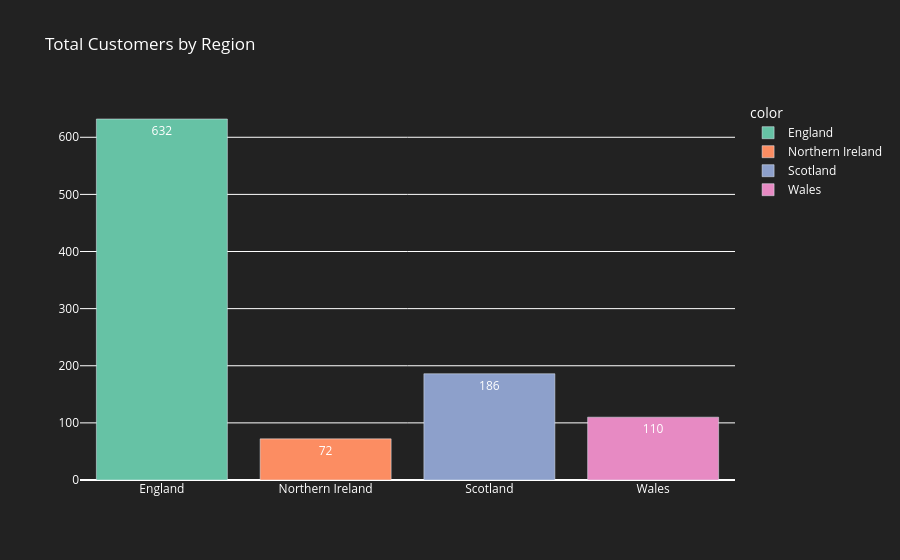

Source (notebook cell):
### Markdown cell above
### Create a Plotly bar chart for total customers by region

### Code cell
region_counts = df_customers['region'].value_counts().sort_index()
fig1 = px.bar(
    x=region_counts.index,
    y=region_counts.values,
    labels={'x': 'Region', 'y': 'Total Customers'},
    title='Total Customers by Region',
    text=region_counts.values,
    color=region_counts.index,
    color_discrete_sequence=px.colors.qualitative.Set2
    )
fig1.update_traces(texttemplate='%{text}', textposition='inside', textfont_color='white')
fig1.update_layout(
    xaxis_title='',
    yaxis_title='',
    uniformtext_minsize=8,
    uniformtext_mode='hide',
    plot_bgcolor='#222',
    paper_bgcolor='#222',
    font_color='white',
    title_font_color='white',
    legend_font_color='white',
    xaxis=dict(tickfont=dict(color='white')),
    yaxis=dict(tickfont=dict(color='white'))
    )
fig1.show()

### Figure 1 — Plotly figure (JSON) as saved in the notebook; plotly's stock layout.template omitted (floating-point values rounded to 4 significant figures)
{"data": [{"hovertemplate": "color=England<br>Region=%{x}<br>Total Customers=%{y}<br>text=%{text}<extra></extra>", "legendgroup": "England", "marker": {"color": "rgb(102,194,165)", "pattern": {"shape": ""}}, "name": "England", "orientation": "v", "showlegend": true, "text": [632.0], "textfont": {"color": "white"}, "textposition": "inside", "texttemplate": "%{text}", "type": "bar", "x": ["England"], "xaxis": "x", "y": [632], "yaxis": "y"}, {"hovertemplate": "color=Northern Ireland<br>Region=%{x}<br>Total Customers=%{y}<br>text=%{text}<extra></extra>", "legendgroup": "Northern Ireland", "marker": {"color": "rgb(252,141,98)", "pattern": {"shape": ""}}, "name": "Northern Ireland", "orientation": "v", "showlegend": true, "text": [72.0], "textfont": {"color": "white"}, "textposition": "inside", "texttemplate": "%{text}", "type": "bar", "x": ["Northern Ireland"], "xaxis": "x", "y": [72], "yaxis": "y"}, {"hovertemplate": "color=Scotland<br>Region=%{x}<br>Total Customers=%{y}<br>text=%{text}<extra></extra>", "legendgroup": "Scotland", "marker": {"color": "rgb(141,160,203)", "pattern": {"shape": ""}}, "name": "Scotland", "orientation": "v", "showlegend": true, "text": [186.0], "textfont": {"color": "white"}, "textposition": "inside", "texttemplate": "%{text}", "type": "bar", "x": ["Scotland"], "xaxis": "x", "y": [186], "yaxis": "y"}, {"hovertemplate": "color=Wales<br>Region=%{x}<br>Total Customers=%{y}<br>text=%{text}<extra></extra>", "legendgroup": "Wales", "marker": {"color": "rgb(231,138,195)", "pattern": {"shape": ""}}, "name": "Wales", "orientation": "v", "showlegend": true, "text": [110.0], "textfont": {"color": "white"}, "textposition": "inside", "texttemplate": "%{text}", "type": "bar", "x": ["Wales"], "xaxis": "x", "y": [110], "yaxis": "y"}], "layout": {"barmode": "relative", "font": {"color": "white"}, "legend": {"font": {"color": "white"}, "title": {"text": "color"}, "tracegroupgap": 0}, "paper_bgcolor": "#222", "plot_bgcolor": "#222", "title": {"font": {"color": "white"}, "text": "Total Customers by Region"}, "uniformtext": {"minsize": 8, "mode": "hide"}, "xaxis": {"anchor": "y", "domain": [0, 1], "tickfont": {"color": "white"}, "title": {"text": ""}}, "yaxis": {"anchor": "x", "domain": [0, 1], "tickfont": {"color": "white"}, "title": {"text": ""}}}}
